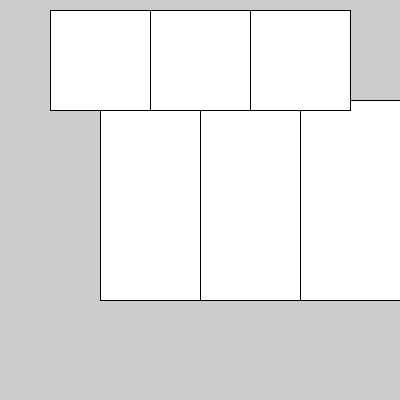
Frame 1 (no input)
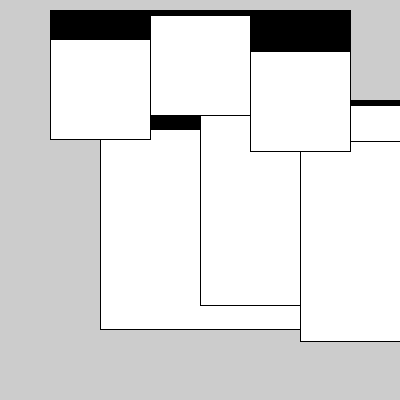
Frame 60 (the mouse pressed at the canvas centre just before this capture)
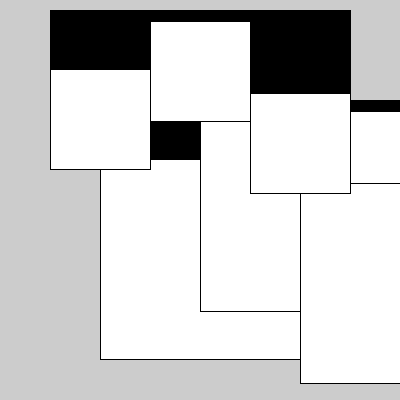
Frame 120 (the mouse held since frame 60 and released just before this capture)

The Processing sketch that drew these frames (run headless with seeded random() and noise(); from frame 60 on, the mouse is pressed at the canvas centre):

// Processing sketch: aula12_grupo02_exercicio04
// ── aula12_grupo02_exercicio04.pde
//objectos
float x1=100, x2=200, x3=300;
float x4=50, x5=150, x6=250;
float y1=100, y2=100, y3=100;
float y4=10, y5=10, y6=10;
void setup(){ size(400,400); }
void draw(){
rect(x1,y1,200,200);
rect(x2,y2,200,200);
rect(x3,y3,200,200);
rect(x4,y4,100,100);
rect(x5,y5,100,100);
rect(x6,y6,100,100);
y1=y1+0.5; y2=y2+0.1; y3=y3+0.7;
y4=y4+0.5; y5=y5+0.1; y6=y6+0.7;
if(y1>=400){
  y1=100;
}
if(y2>=400){
  y2=100;
}
if(y3>=400){
  y3=100;
}
if(y4>=400){
  y4=100;
}
if(y5>=400){
  y5=100;
}
if(y6>=400){
  y6=100;
}
}//fecha o draw
